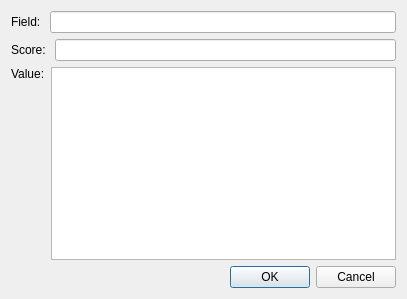
<?xml version="1.0" encoding="UTF-8"?>
<ui version="4.0">
 <class>AddMemberDialog</class>
 <widget class="QDialog" name="AddMemberDialog">
  <property name="geometry">
   <rect>
    <x>0</x>
    <y>0</y>
    <width>407</width>
    <height>299</height>
   </rect>
  </property>
  <property name="windowTitle">
   <string>Dialog</string>
  </property>
  <layout class="QGridLayout" name="gridLayout">
   <item row="0" column="0">
    <layout class="QHBoxLayout" name="FieldLayout">
     <item>
      <widget class="QLabel" name="label">
       <property name="text">
        <string>Field: </string>
       </property>
      </widget>
     </item>
     <item>
      <widget class="QLineEdit" name="FieldInput"/>
     </item>
    </layout>
   </item>
   <item row="1" column="0">
    <layout class="QHBoxLayout" name="ScoreLayout">
     <item>
      <widget class="QLabel" name="label_2">
       <property name="text">
        <string>Score: </string>
       </property>
      </widget>
     </item>
     <item>
      <widget class="QLineEdit" name="ScoreInput"/>
     </item>
    </layout>
   </item>
   <item row="2" column="0">
    <layout class="QHBoxLayout" name="ValueLayout">
     <item>
      <widget class="QLabel" name="label_3">
       <property name="text">
        <string>Value:</string>
       </property>
       <property name="alignment">
        <set>Qt::AlignLeading|Qt::AlignLeft|Qt::AlignTop</set>
       </property>
      </widget>
     </item>
     <item>
      <widget class="QTextEdit" name="ValueTextEdit"/>
     </item>
    </layout>
   </item>
   <item row="3" column="0">
    <widget class="QDialogButtonBox" name="buttonBox">
     <property name="orientation">
      <enum>Qt::Horizontal</enum>
     </property>
     <property name="standardButtons">
      <set>QDialogButtonBox::Cancel|QDialogButtonBox::Ok</set>
     </property>
    </widget>
   </item>
  </layout>
 </widget>
 <resources/>
 <connections>
  <connection>
   <sender>buttonBox</sender>
   <signal>accepted()</signal>
   <receiver>AddMemberDialog</receiver>
   <slot>accept()</slot>
   <hints>
    <hint type="sourcelabel">
     <x>248</x>
     <y>254</y>
    </hint>
    <hint type="destinationlabel">
     <x>157</x>
     <y>274</y>
    </hint>
   </hints>
  </connection>
  <connection>
   <sender>buttonBox</sender>
   <signal>rejected()</signal>
   <receiver>AddMemberDialog</receiver>
   <slot>reject()</slot>
   <hints>
    <hint type="sourcelabel">
     <x>316</x>
     <y>260</y>
    </hint>
    <hint type="destinationlabel">
     <x>286</x>
     <y>274</y>
    </hint>
   </hints>
  </connection>
 </connections>
</ui>
